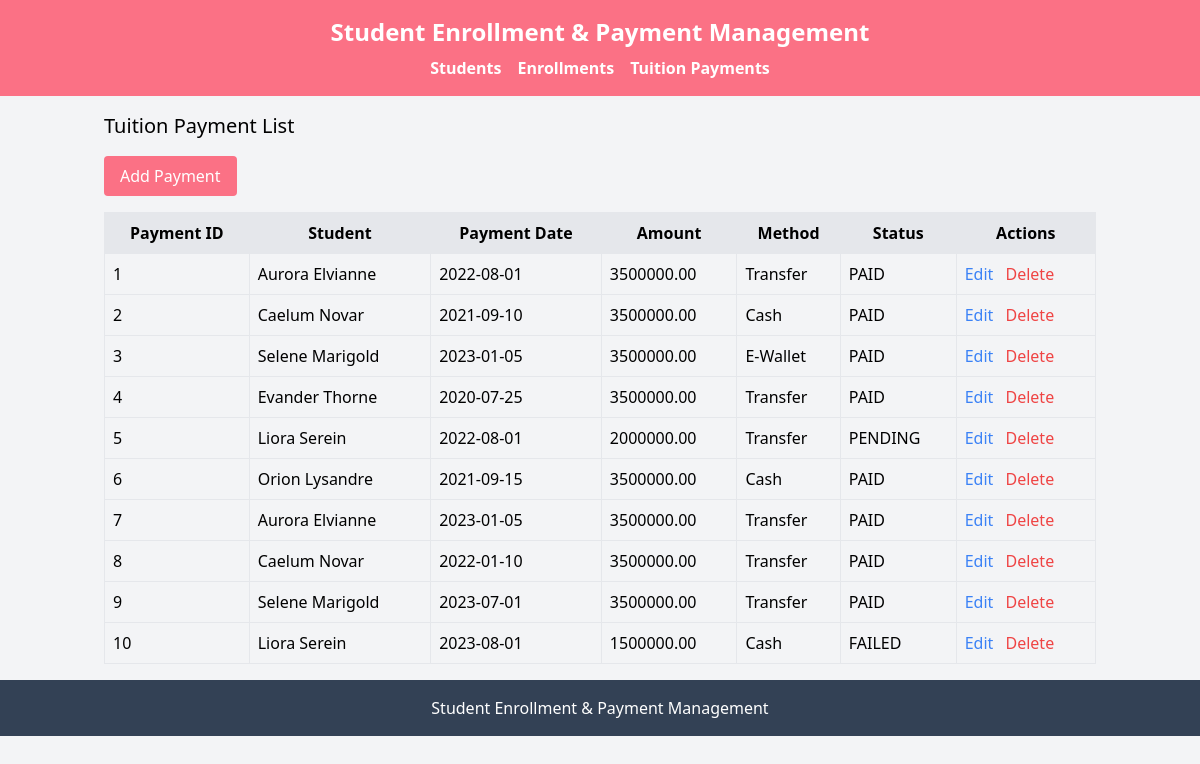
/index.php?entity=tuition_payment, run on the app's committed database.
### tables this page shows
CREATE TABLE `tuition_payment` (
  `payment_id` int NOT NULL,
  `student_id` varchar(20) DEFAULT NULL,
  `payment_date` date DEFAULT NULL,
  `amount` decimal(12,2) DEFAULT NULL,
  `payment_method` varchar(50) DEFAULT NULL,
  `status` enum('PAID','PENDING','FAILED') DEFAULT NULL
);

CREATE TABLE `students` (
  `id` varchar(20) NOT NULL,
  `name` varchar(100) DEFAULT NULL,
  `phone` varchar(20) DEFAULT NULL,
  `join_date` date DEFAULT NULL
);

### model/TuitionPayment.php (called while the page is built, shortened)
<?php
require_once 'config/database.php';
class TuitionPayment {
    private $conn;
    private $table = 'tuition_payment';
    public function __construct() {
        $database = new Database();
        $this->conn = $database->getConnection();
    }
    public function getAll() {
        $query = "SELECT t.*, s.name as student_name FROM " . $this->table . " t LEFT JOIN students s ON t.student_id = s.id";
        $stmt = $this->conn->prepare($query);
        $stmt->execute();
        return $stmt->fetchAll(PDO::FETCH_ASSOC);
    }
}
?>

### config/database.php (called while the page is built, shortened)
<?php
class Database {
    private $host = "localhost";
    private $db_name = "students_mvvm";
    private $username = "root";
    private $password = "";
    public function getConnection() {
        $this->conn = null;
        try {
            $this->conn = new PDO("mysql:host=" . $this->host . ";dbname=" . $this->db_name, $this->username, $this->password);
            $this->conn->setAttribute(PDO::ATTR_ERRMODE, PDO::ERRMODE_EXCEPTION);
            $this->conn->setAttribute(PDO::ATTR_DEFAULT_FETCH_MODE, PDO::FETCH_ASSOC);
        } catch(PDOException $e) {
            echo "Connection Error: " . $e->getMessage();
        }
        return $this->conn;
    }
}
?>

### model/Student.php (called while the page is built, shortened)
<?php
require_once 'config/database.php';
class Student {
    public function __construct() {
        $database = new Database();
    }
}
?>

### viewmodel/TuitionPaymentViewModel.php (called while the page is built, shortened)
<?php
require_once 'model/TuitionPayment.php';
require_once 'model/Student.php';
class TuitionPaymentViewModel {
    private $tuitionPayment;
    public function __construct() {
        $this->tuitionPayment = new TuitionPayment();
    }
    public function getTuitionPaymentList() {
        return $this->tuitionPayment->getAll();
    }
}
?>

### views/tuition_payment_list.php (the view)
<?php
require_once 'views/template/header.php';
?>
<h2 class="text-xl mb-4">Tuition Payment List</h2>
<a href="index.php?entity=tuition_payment&action=add" class="bg-rose-400 text-white px-4 py-2 rounded mb-4 inline-block">Add Payment</a>
<table class="w-full border">
    <tr class="bg-gray-200">
        <th class="border p-2">Payment ID</th>
        <th class="border p-2">Student</th>
        <th class="border p-2">Payment Date</th>
        <th class="border p-2">Amount</th>
        <th class="border p-2">Method</th>
        <th class="border p-2">Status</th>
        <th class="border p-2">Actions</th>
    </tr>
    <?php foreach ($tuitionPaymentList as $payment): ?>
    <tr>
        <td class="border p-2"><?php echo $payment['payment_id']; ?></td>
        <td class="border p-2"><?php echo $payment['student_name']; ?></td>
        <td class="border p-2"><?php echo $payment['payment_date']; ?></td>
        <td class="border p-2"><?php echo $payment['amount']; ?></td>
        <td class="border p-2"><?php echo $payment['payment_method']; ?></td>
        <td class="border p-2"><?php echo $payment['status']; ?></td>
        <td class="border p-2">
            <a href="index.php?entity=tuition_payment&action=edit&id=<?php echo $payment['payment_id']; ?>" class="text-blue-500">Edit</a>
            <a href="index.php?entity=tuition_payment&action=delete&id=<?php echo $payment['payment_id']; ?>" class="text-red-500 ml-2" onclick="return confirm('Are you sure?');">Delete</a>
        </td>
    </tr>
    <?php endforeach; ?>
</table>
<?php
require_once 'views/template/footer.php';
?>

### data on the page
tuition_payment: payment_id "1", student.name "Aurora Elvianne", payment_date "2022-08-01", amount "3500000.00", payment_method "Transfer", status "PAID"
tuition_payment: payment_id "2", student.name "Caelum Novar", payment_date "2021-09-10", amount "3500000.00", payment_method "Cash", status "PAID"
tuition_payment: payment_id "3", student.name "Selene Marigold", payment_date "2023-01-05", amount "3500000.00", payment_method "E-Wallet", status "PAID"
tuition_payment: payment_id "4", student.name "Evander Thorne", payment_date "2020-07-25", amount "3500000.00", payment_method "Transfer", status "PAID"
tuition_payment: payment_id "5", student.name "Liora Serein", payment_date "2022-08-01", amount "2000000.00", payment_method "Transfer", status "PENDING"
tuition_payment: payment_id "6", student.name "Orion Lysandre", payment_date "2021-09-15", amount "3500000.00", payment_method "Cash", status "PAID"
tuition_payment: payment_id "7", student.name "Aurora Elvianne", payment_date "2023-01-05", amount "3500000.00", payment_method "Transfer", status "PAID"
tuition_payment: payment_id "8", student.name "Caelum Novar", payment_date "2022-01-10", amount "3500000.00", payment_method "Transfer", status "PAID"
tuition_payment: payment_id "9", student.name "Selene Marigold", payment_date "2023-07-01", amount "3500000.00", payment_method "Transfer", status "PAID"
tuition_payment: payment_id "10", student.name "Liora Serein", payment_date "2023-08-01", amount "1500000.00", payment_method "Cash", status "FAILED"
